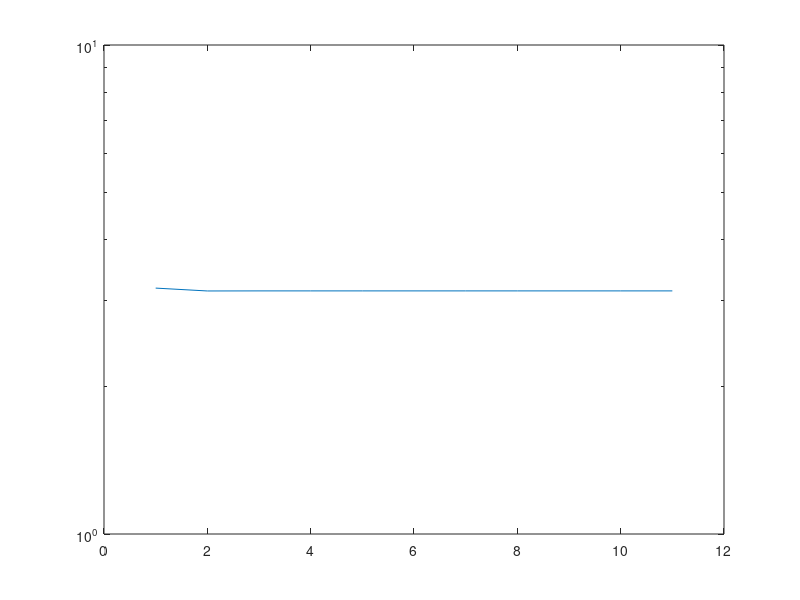

MATLAB code for this plot:
function myPi

  function pi = myPi1 (nTerm)
  pi(1) = 0;
  for k = 0 : nTerm
    if mod (k, 2)
      pi(k+2) = pi(k+1) - 4 / (2 * k + 1);
    else
      pi(k+2) = pi(k+1) + 4 / (2 * k + 1);
    end
  end
  endfunction
  
  function pi = myPi2 (nTerm)
  pi(1) = 3;
  for k = 1 : nTerm
    if mod (k, 2)
      pi(k+1) = pi(k) + 1 / k / (k+1) / (2 * k + 1);
    else
      pi(k+1) = pi(k) - 1 / k / (k+1) / (2 * k + 1);
    end
  end
  endfunction
  
  function pi = myPi3 (nTerm)
  x1 = 1 / 5;
  x2 = 1 / 239;
  pi(1) = 4 * (4/5 - 1/239);
  for k = 1 : nTerm
    x1 = x1 * (2*(k-1) + 1) / (2*k+1) /25;
    x2 = x2 * (2*(k-1) + 1) / (2*k+1) / 239 / 239;
    if mod (k, 2)
      pi(k+1) = pi(k) - 16 * x1 + 4 * x2;
    else
      pi(k+1) = pi(k) + 16 * x1 - 4 * x2;
    end
  end
  endfunction

  n = 10;
  
  pi1 = myPi1(n);
  pi2 = myPi2(n);
  pi3 = myPi3(n);

  pi1
  abs(pi1 - pi);
  plot([1:length(pi1)], pi1);
  semilogy([1:length(pi1)], pi1);
  semilogy([1:length(pi2)], pi2);
  semilogy([1:length(pi3)], pi3);

endfunction
